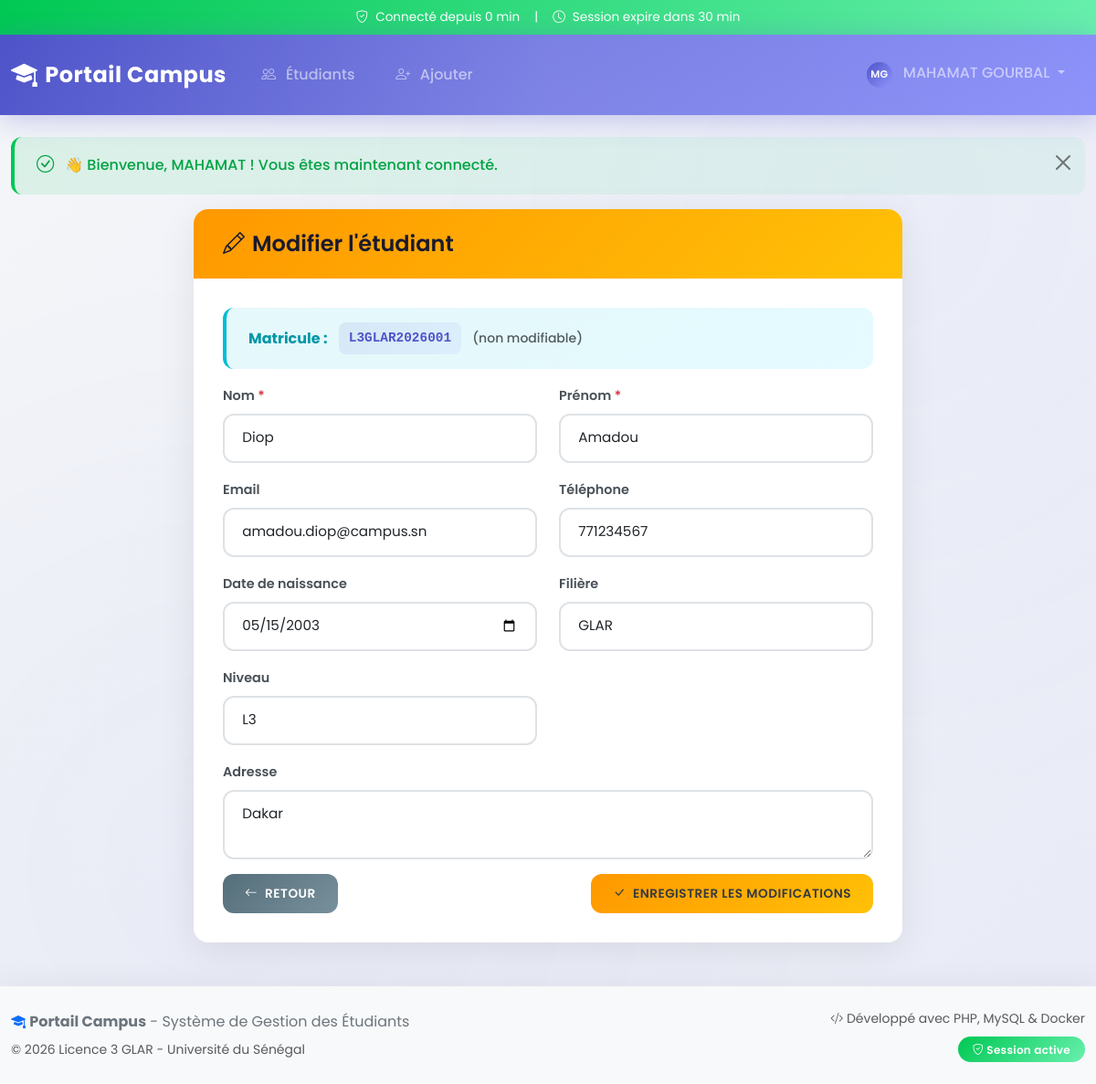
Screenshot of /students/edit.php?id=1 (signed in) with the database file from the repository.
### tables this page shows
CREATE TABLE IF NOT EXISTS etudiants (
    id INT AUTO_INCREMENT PRIMARY KEY,
    matricule VARCHAR(20) UNIQUE NOT NULL,
    nom VARCHAR(100) NOT NULL,
    prenom VARCHAR(100) NOT NULL,
    email VARCHAR(150) UNIQUE,
    telephone VARCHAR(20),
    filiere VARCHAR(50),
    niveau ENUM('L1', 'L2', 'L3', 'M1', 'M2') DEFAULT 'L1',
    date_naissance DATE,
    adresse TEXT,
    created_at TIMESTAMP DEFAULT CURRENT_TIMESTAMP,
    updated_at TIMESTAMP DEFAULT CURRENT_TIMESTAMP ON UPDATE CURRENT_TIMESTAMP,
    
    INDEX idx_nom (nom),
    INDEX idx_filiere (filiere),
    INDEX idx_niveau (niveau)
);

### includes/functions.php (called while the page is built, shortened)
<?php
function e(string $string): string {
    return htmlspecialchars($string, ENT_QUOTES, 'UTF-8');
}
?>

### students/edit.php (the view, shortened to what this page needs)
<?php
require_once __DIR__ . '/../includes/functions.php';
require_once __DIR__ . '/../config/database.php';
$id = intval($_GET['id'] ?? 0);
$stmt = $pdo->prepare('SELECT * FROM etudiants WHERE id = ?');
$stmt->execute([$id]);
$student = $stmt->fetch();
$data = $student;
require_once __DIR__ . '/../includes/header.php';
?>
<div class="row">
    <div class="col-md-8 mx-auto">
        <div class="card">
            <div class="card-header bg-warning">
                <h4 class="mb-0"><i class="bi bi-pencil"></i> Modifier l'étudiant</h4>
            </div>
            <div class="card-body">
                <div class="alert alert-info">
                    <strong>Matricule :</strong> <code><?= e($student['matricule']) ?></code>
                    <small class="text-muted">(non modifiable)</small>
                </div>
                <form method="POST" action="">
                    <div class="row">
                        <div class="col-md-6 mb-3">
                            <label for="nom" class="form-label">Nom <span class="text-danger">*</span></label>
                            <input type="text" class="form-control" id="nom" name="nom"
                                   value="<?= e($data['nom']) ?>" required>
                        </div>
                        <div class="col-md-6 mb-3">
                            <label for="prenom" class="form-label">Prénom <span class="text-danger">*</span></label>
                            <input type="text" class="form-control" id="prenom" name="prenom"
                                   value="<?= e($data['prenom']) ?>" required>
                        </div>
                    </div>
                    <div class="row">
                        <div class="col-md-6 mb-3">
                            <label for="email" class="form-label">Email</label>
                            <input type="email" class="form-control" id="email" name="email"
                                   value="<?= e($data['email'] ?? '') ?>">
                        </div>
                        <div class="col-md-6 mb-3">
                            <label for="telephone" class="form-label">Téléphone</label>
                            <input type="tel" class="form-control" id="telephone" name="telephone"
                                   value="<?= e($data['telephone'] ?? '') ?>" placeholder="77XXXXXXX">
                        </div>
                    </div>
                    <div class="row">
                        <div class="col-md-6 mb-3">
                            <label for="date_naissance" class="form-label">Date de naissance</label>
                            <input type="date" class="form-control" id="date_naissance" name="date_naissance"
                                   value="<?= e($data['date_naissance'] ?? '') ?>">
                        </div>
                        <div class="col-md-6 mb-3">
                            <label for="filiere" class="form-label">Filière</label>
                            <select class="form-select" id="filiere" name="filiere">
                                <option value="GLAR" <?= ($data['filiere'] ?? '') === 'GLAR' ? 'selected' : '' ?>>GLAR</option>
                            </select>
                        </div>
                    </div>
                    <div class="row">
                        <div class="col-md-6 mb-3">
                            <label for="niveau" class="form-label">Niveau</label>
                            <select class="form-select" id="niveau" name="niveau">
                                <?php foreach (['L1', 'L2', 'L3', 'M1', 'M2'] as $n): ?>
                                <option value="<?= $n ?>" <?= ($data['niveau'] ?? '') === $n ? 'selected' : '' ?>><?= $n ?></option>
                                <?php endforeach; ?>
                            </select>
                        </div>
                    </div>
                    <div class="mb-3">
                        <label for="adresse" class="form-label">Adresse</label>
                        <textarea class="form-control" id="adresse" name="adresse" rows="2"><?= e($data['adresse'] ?? '') ?></textarea>
                    </div>
                    <div class="d-flex justify-content-between">
                        <a href="/students/list.php" class="btn btn-secondary">
                            <i class="bi bi-arrow-left"></i> Retour
                        </a>
                        <button type="submit" class="btn btn-warning">
                            <i class="bi bi-check-lg"></i> Enregistrer les modifications
                        </button>
                    </div>
                </form>
            </div>
        </div>
    </div>
</div>
<?php require_once __DIR__ . '/../includes/footer.php'; ?>

### assets/css/style.css (style rules this page uses)
:root { --primary-color: #4e54c8; --primary-dark: #3a3f9e; --primary-light: #6b70d6; --secondary-color: #8f94fb; --accent-color: #00d4ff; --success-color: #00c853; --success-light: #69f0ae; --warning-color: #ff9800; --warning-light: #ffc107; --danger-color: #f44336; --danger-light: #ff5252; --info-color: #00bcd4; --info-light: #00d4ff; --dark-color: #1a1a2e; --darker-color: #16213e; --light-bg: #f4f6f9; --white: #ffffff; --gray-100: #f8f9fa; --gray-200: #e9ecef; --gray-300: #dee2e6; --gray-400: #ced4da; --gray-500: #adb5bd; --gray-600: #6c757d; --gray-700: #495057; --gray-800: #343a40; --gray-900: #212529; --card-shadow: 0 10px 40px rgba(0, 0, 0, 0.08); --card-shadow-hover: 0 20px 60px rgba(0, 0, 0, 0.15); --btn-shadow: 0 4px 15px rgba(0, 0, 0, 0.2); --input-shadow: 0 0 0 4px rgba(78, 84, 200, 0.1); --navbar-shadow: 0 4px 30px rgba(78, 84, 200, 0.3); --transition-fast: all 0.2s ease; --transition: all 0.3s ease; --transition-slow: all 0.5s ease; --border-radius-sm: 8px; --border-radius: 12px; --border-radius-lg: 16px; --border-radius-xl: 20px; --border-radius-pill: 50px; }
* { margin: 0; padding: 0; box-sizing: border-box; }
body { font-family: 'Poppins', 'Segoe UI', system-ui, -apple-system, sans-serif; background: linear-gradient(135deg, var(--light-bg) 0%, #e8eaf6 100%); min-height: 100vh; color: var(--gray-800); line-height: 1.6; }
body::before { content: ''; position: fixed; top: 0; left: 0; width: 100%; height: 100%; background: radial-gradient(circle at 20% 80%, rgba(78, 84, 200, 0.03) 0%, transparent 50%), radial-gradient(circle at 80% 20%, rgba(143, 148, 251, 0.03) 0%, transparent 50%); pointer-events: none; z-index: -1; }
h1, h2, h3, h4, h5, h6 { font-weight: 600; color: var(--dark-color); }
.card { border: none; border-radius: var(--border-radius-lg); box-shadow: var(--card-shadow); overflow: hidden; transition: var(--transition); background: var(--white); }
.card-header { border-bottom: none; padding: 1.5rem 2rem; font-weight: 600; display: flex; align-items: center; gap: 0.75rem; }
.card-header h4 { margin: 0; display: flex; align-items: center; gap: 0.5rem; }
.card-header.bg-warning { background: linear-gradient(135deg, var(--warning-color) 0%, var(--warning-light) 100%) !important; color: var(--gray-800) !important; }
.card-body { padding: 2rem; }
.btn { border-radius: var(--border-radius); padding: 0.7rem 1.5rem; font-weight: 600; transition: var(--transition); border: none; text-transform: uppercase; letter-spacing: 0.5px; font-size: 0.85rem; position: relative; overflow: hidden; display: inline-flex; align-items: center; justify-content: center; gap: 0.5rem; }
.btn::before { content: ''; position: absolute; top: 0; left: -100%; width: 100%; height: 100%; background: linear-gradient(90deg, transparent, rgba(255, 255, 255, 0.3), transparent); transition: var(--transition-slow); }
.btn-warning { background: linear-gradient(135deg, var(--warning-color) 0%, var(--warning-light) 100%); color: var(--gray-800); }
.btn-secondary { background: linear-gradient(135deg, #546e7a 0%, #78909c 100%); }
.form-control, .form-select { border-radius: var(--border-radius); padding: 0.85rem 1.2rem; border: 2px solid var(--gray-300); transition: var(--transition); font-size: 0.95rem; background: var(--white); }
.form-control::placeholder { color: var(--gray-500); }
.form-label { font-weight: 600; color: var(--gray-700); margin-bottom: 0.5rem; font-size: 0.9rem; }
.alert { border: none; border-radius: var(--border-radius); padding: 1rem 1.5rem; font-weight: 500; display: flex; align-items: center; gap: 0.75rem; }
.alert-info { background: linear-gradient(135deg, rgba(0, 188, 212, 0.1) 0%, rgba(0, 212, 255, 0.1) 100%); color: #0097a7; border-left: 4px solid var(--info-color); }
.card { animation: fadeInUp 0.5s ease; }
.alert { animation: fadeIn 0.5s ease; }
code { background: linear-gradient(135deg, rgba(78, 84, 200, 0.1) 0%, rgba(143, 148, 251, 0.1) 100%); color: var(--primary-color); padding: 0.35rem 0.7rem; border-radius: var(--border-radius-sm); font-weight: 600; font-family: 'Monaco', 'Consolas', monospace; font-size: 0.9rem; }

### rows the page displays
etudiants: matricule "L3GLAR2026001", nom "Diop", prenom "Amadou", email "amadou.diop@campus.sn", telephone "771234567", date_naissance "05/15/2003", filiere "GLAR", niveau "L3", adresse "Dakar"

### other values shown
getSessionDuration() "0 min"
floor(getTimeUntilTimeout() / 60) "30"
getCurrentUserName() "MAHAMAT GOURBAL"
$flash['message'] "👋 Bienvenue, MAHAMAT ! Vous êtes maintenant connecté."
